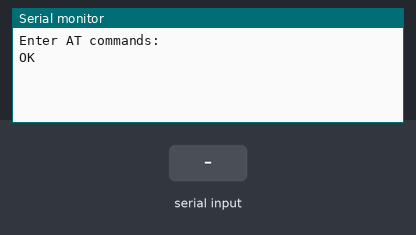
Bench run of a sketch on a simulated Arduino Mega 2560, built with avr-gcc and run on an emulated ATmega2560. Shown: the last lines printed to the serial monitor. The inputs (shaded band) are chosen by the test bench. The modem accepts every AT command (registered, SIM ready, sends succeed) and sends nothing else.

Above: at 2.3 s.
2.4 s: "1" received over the second serial link
At 3.6 s:
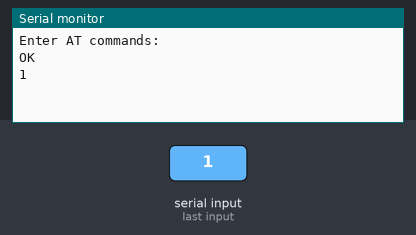
3.9 s: "0" received over the second serial link
At 4.8 s:
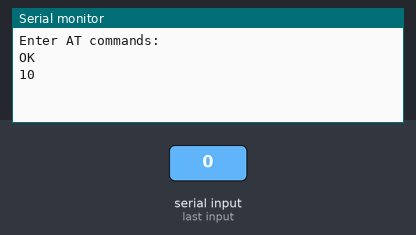

Measured:
- after the input at 2.4 s, the serial monitor: prints a new line at once (image 1)
- after the input at 3.9 s, the serial monitor: prints a new line at once (image 2)

The sketch:

ATBLUETOOTH.ino
```cpp
#include <SoftwareSerial.h>

#define RxD 11
#define TxD 10
#define KEY 6

//SoftwareSerial BTSerial(RxD, TxD);

void setup()
{
pinMode(KEY, OUTPUT);
digitalWrite(KEY, HIGH);   // Como se mencionó en configuración colocar a KEY en estado alto.

delay(500);

Serial1.flush();
delay(500);
Serial1.begin(38400); // comunicación directa al Modulo.
Serial.begin(9600);        // comunicación directa al Monitor.
Serial.println("Enter AT commands:");

Serial1.print("AT\r\n");
delay(100);

}

void loop()
{
if (Serial1.available())
Serial.write(Serial1.read());

if (Serial.available())
Serial1.write(Serial.read());
}
```
